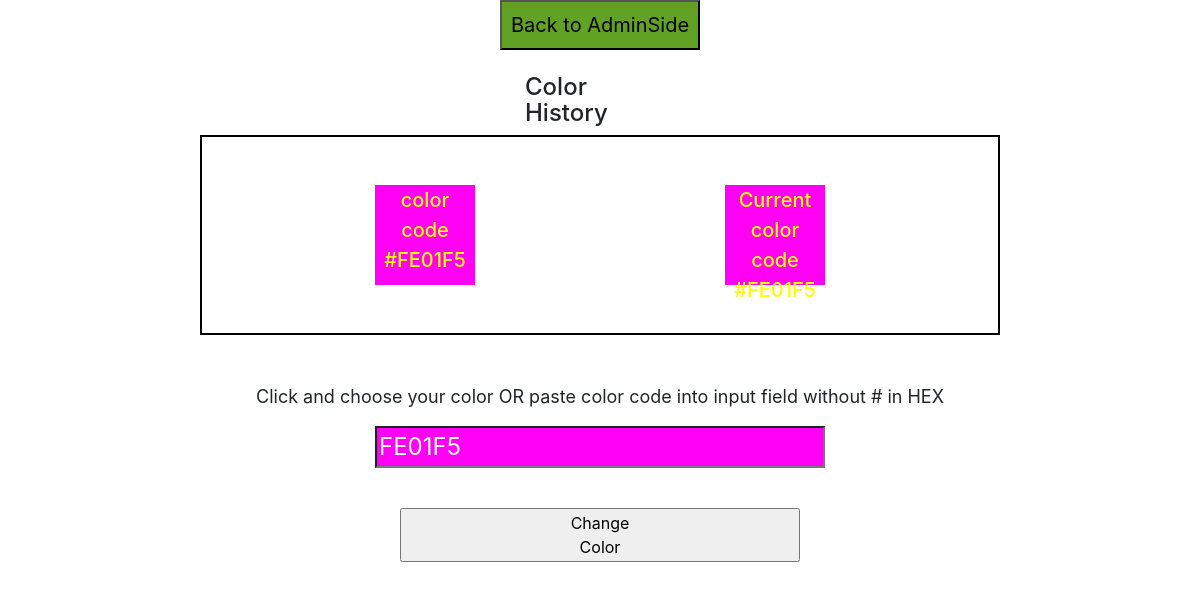
The page /php/edit_color.php on the database as committed earlier.
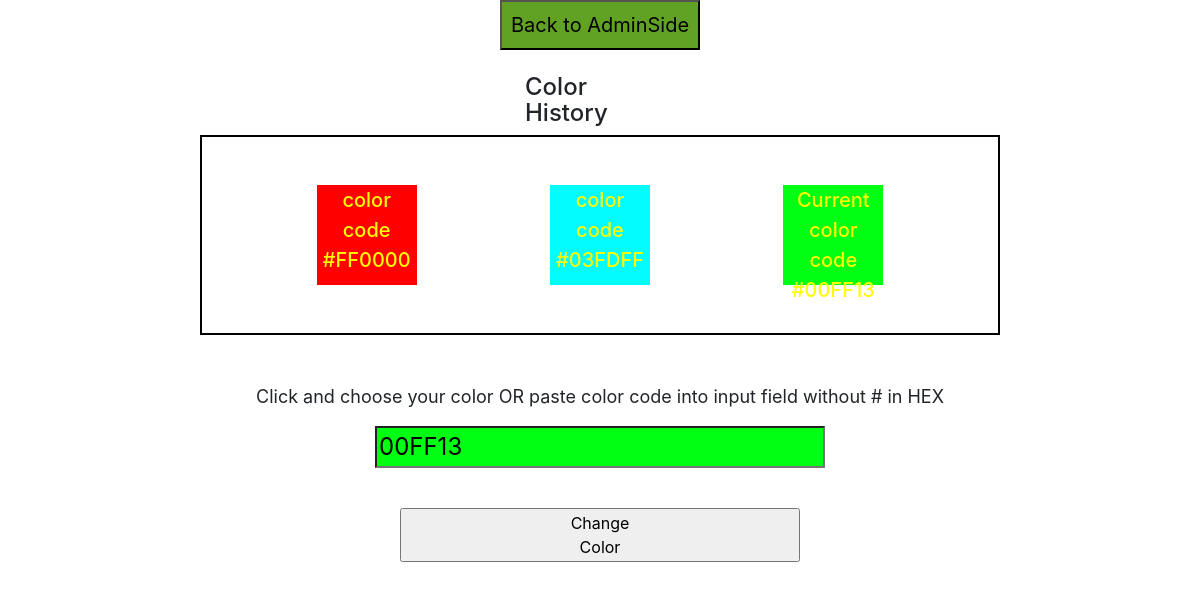
The same page on the database as committed later.
### tables this page shows
CREATE TABLE `color` (
  `id` int(11) NOT NULL,
  `color_name` varchar(50) NOT NULL,
  `color_code` varchar(50) NOT NULL
);

### php/database_functions.php (called while the page is built, shortened)
<?php
function getLastColor ($connect) {
    $my_sql = "SELECT * FROM color ORDER BY id DESC";
    $result = mysqli_query($connect, $my_sql);
    $result = mysqli_fetch_assoc($result);
    return $result;
    }
function getLasts ($connect) {
    $my_sql = "SELECT * FROM color ORDER BY id";
    $result = mysqli_query($connect, $my_sql);
    if (mysqli_num_rows($result)>=3){
        $start = mysqli_num_rows($result)-3;
        $my_sql = "SELECT * FROM color WHERE id != (SELECT MAX(id) FROM color) ORDER BY id LIMIT $start, 3";
        $result = mysqli_query($connect, $my_sql);
        return $result;
    }
    return $result;
}
 ?>

### php/edit_color.php (the view, shortened to what this page needs)
<?php
include_once ('database_functions.php');
?>
<!DOCTYPE html>
<html>
    <head>
        <link rel="stylesheet" href="../libs/bootstrap/css/bootstrap.min.css">
    </head>
    <body>
        <div style="display: flex; justify-content: center">
            <input type="button" style="width: 200px; height: 50px; font-size: 20px; background-color: rgb(97, 161, 36)" onclick="location.href='admin.php';" value="Back to AdminSide" />
        </div>
        <br>
        <h4 style="width: 150px" class="mx-auto">Color History</h4>
        <div class="mx-auto p-5" style="display: flex; justify-content: center; border: 2px solid black; width: 800px; height: 200px;">
        <br>
        <?php
        $result = getLasts ($connection);
        $resultLast = getLastColor ($connection);
        while ($row = mysqli_fetch_array($result)) { ?>
            <div class="mx-auto text-center" style="width: 100px; height: 100px; background-color: <?php echo $row['color_code'] ?>"><span style="font-size: 20px; color: yellow; font-weight: 500;">color code <?php echo $row['color_code'] ?></span> </div>
        <?php } ?>
            <div class="mx-auto text-center" style="width: 100px; height: 100px; background-color: <?php echo $resultLast['color_code'] ?>"><span style="font-size: 20px; color: yellow; font-weight: 500;">Current color code <?php echo $resultLast['color_code'] ?></span> </div>
        </div>
            <form class="mt-5 text-center" style="" action="change_color.php" method="post">
                <p style="font-size: 18px;">Click and choose your color OR paste color code into input field without # in HEX</p>
                <input style="width: 450px; font-size:24px;" type="text" name="main_color" class="jscolor" value="<?php echo ltrim($resultLast['color_code'], '#')?>">
                <br>
                <br>
                <button class="mt-3" type="submit" name="submit_color" style="width: 400px;">Change <br /> Color</button>
            </form>
    </body>
</html>

Rows that differ between the two databases and show on the page:
removed color: color_code "#FE01F5", main_color "FE01F5"
added color: color_code "#FF0000"
added color: color_code "#03FDFF"
added color: color_code "#00FF13", main_color "00FF13"
